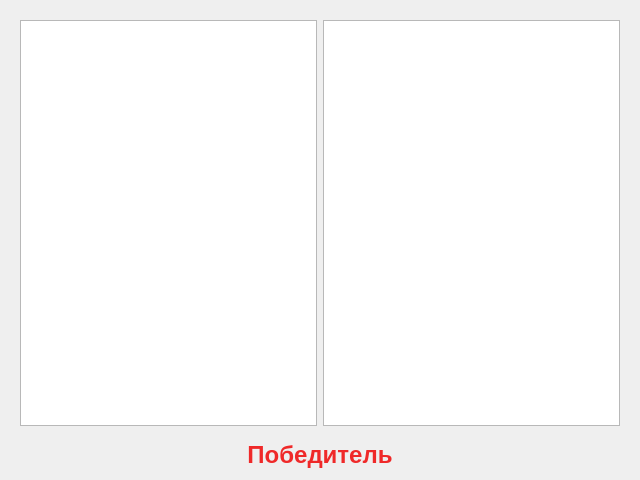
<?xml version="1.0" encoding="UTF-8"?>
<ui version="4.0">
 <class>Dialog</class>
 <widget class="QDialog" name="Dialog">
  <property name="geometry">
   <rect>
    <x>0</x>
    <y>0</y>
    <width>640</width>
    <height>480</height>
   </rect>
  </property>
  <property name="windowTitle">
   <string>Ранги</string>
  </property>
  <layout class="QVBoxLayout" name="verticalLayout">
   <item>
    <widget class="QWidget" name="widget" native="true">
     <layout class="QHBoxLayout" name="horizontalLayout">
      <item>
       <widget class="QTableWidget" name="team_1_tableWidget"/>
      </item>
      <item>
       <widget class="QTableWidget" name="team_2_tableWidget"/>
      </item>
     </layout>
    </widget>
   </item>
   <item>
    <widget class="QLabel" name="win_name_label">
     <property name="font">
      <font>
       <pointsize>18</pointsize>
       <weight>75</weight>
       <bold>true</bold>
      </font>
     </property>
     <property name="styleSheet">
      <string notr="true">color: rgb(239, 41, 41);</string>
     </property>
     <property name="text">
      <string>Победитель</string>
     </property>
     <property name="alignment">
      <set>Qt::AlignCenter</set>
     </property>
    </widget>
   </item>
  </layout>
 </widget>
 <resources/>
 <connections/>
</ui>
